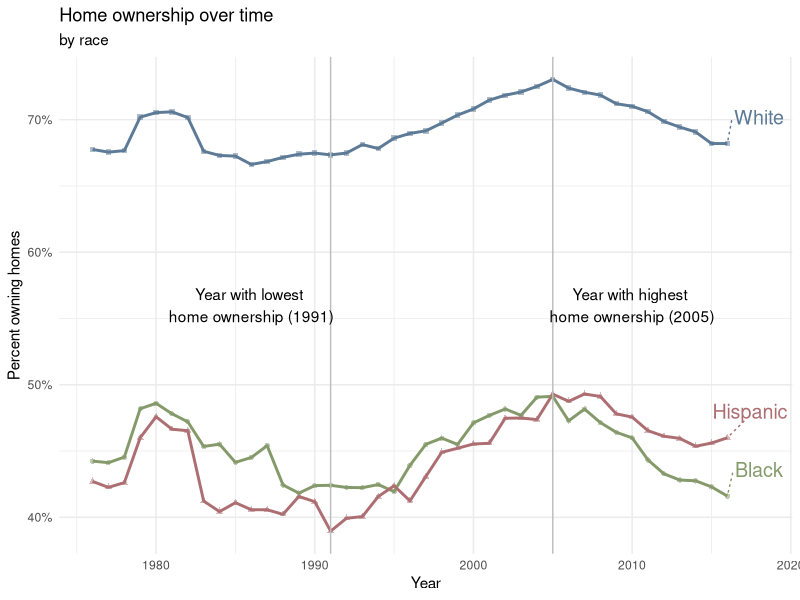
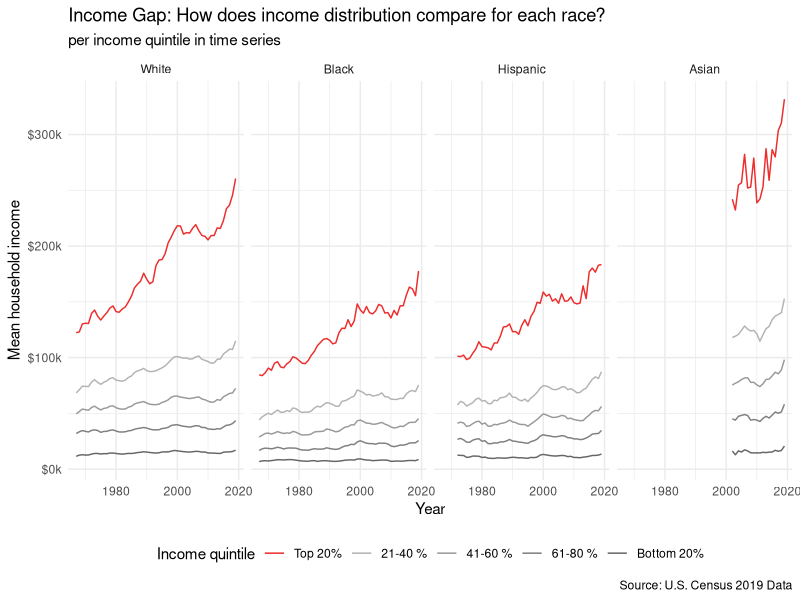
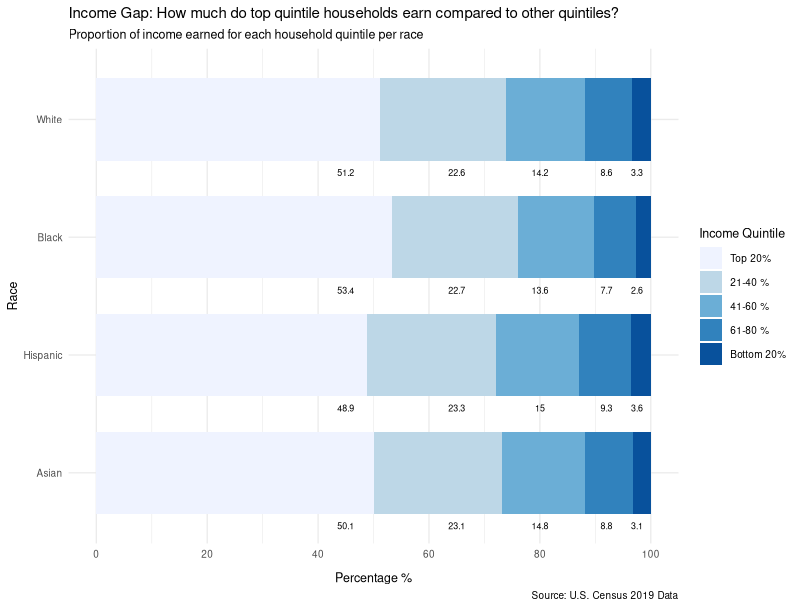

Source code (R) for these figures, in order:
## ---- chunk 1
knitr::opts_chunk$set(echo = TRUE)
## ---- chunk 2
library(tidyverse)
library(viridis)
library(ggrepel)
library(ggthemes)
# library(gganimate)
## ---- chunk 3
income_mean <- read_csv(file = "../data/income_mean.csv")
home_owner <- read_csv(file = "../data/home_owner.csv")
## ---- chunk 4
lowest_year <- home_owner %>%
  group_by(year) %>%
  summarize(mean_pct_unweighted = mean(home_owner_pct)) %>%
  arrange(mean_pct_unweighted) %>%
  slice(1) %>%
  pull(year)
highest_year <- home_owner %>%
  group_by(year) %>%
  summarize(mean_pct_unweighted = mean(home_owner_pct)) %>%
  arrange(desc(mean_pct_unweighted)) %>%
  slice(1) %>%
  pull(year)

last_year <- home_owner %>%
  group_by(race) %>%
  filter(year == max(year))
## ---- chunk 5
home_owner %>%
  ggplot(
    aes(x = year, y = home_owner_pct, color = race, shape = race)
  ) +
  geom_line(size = 1) +
  geom_point(alpha = 0.5, size = 1.5) +
  geom_vline(aes(xintercept = lowest_year), color = "grey") +
  geom_vline(aes(xintercept = highest_year), color = "grey") +
  annotate(geom = "text",
    x = lowest_year - 5, 
    y = 0.56,
    label = paste0("Year with lowest \nhome ownership (", lowest_year, ")"),
    color = "black"
    ) +
  annotate(
    geom = "text",
    x = highest_year + 5, 
    y = 0.56, 
    label = paste0("Year with highest \nhome ownership (", highest_year, ")"), 
    color = "black"
    ) +
  geom_text_repel(data = last_year,
                  aes(label = race),
                  direction = "y",
                  nudge_x = 2,
                  nudge_y = 0.02,
                  size = 5,
                  segment.linetype = "dotted") +
  scale_color_manual(values = c("#859a6a", "#ad6e72", "#5d7a96")) +
  scale_y_continuous(labels = scales::percent_format(scale = 100)) +
  labs(
    x = "Year",
    y = "Percent owning homes",
    color = "Race",
    shape = "Race",
    title = "Home ownership over time",
    subtitle = "by race"
  ) +
  theme_minimal() +
  theme(legend.position = "none")
## ---- chunk 6
income_mean <- income_mean %>%
  filter(!str_detect(race, "Combination"),
         !str_detect(race, "Not Hispanic"),
         !str_detect(race, "All"),
         dollar_type == "2019 Dollars",
         income_quintile != "Top 5%") %>%
  group_by(year, race, income_quintile) %>%
  summarize(income_dollars =  mean(income_dollars), 
            .groups = "drop") %>%
  mutate(race = str_remove(race, ',?\\s(.*)'),
         income_quintile = ordered(income_quintile, c("Lowest", "Second", 
                                                      "Middle", "Fourth", 
                                                      "Highest")),
      income_percentile = case_when(
        income_quintile == "Top 5%"   ~ "1st - 5th",
        income_quintile == "Highest"  ~ "Top 20%",
        income_quintile == "Fourth"   ~ "21-40 %",
        income_quintile == "Middle"   ~ "41-60 %",
        income_quintile == "Second"   ~ "61-80 %",
        income_quintile == "Lowest"   ~ "Bottom 20%"),
      income_percentile = ordered(income_percentile, 
                                  c("Bottom 20%", "61-80 %", "41-60 %", 
                                    "21-40 %", "Top 20%")),
      race = ordered(race, c("White", "Black", "Hispanic", "Asian")))
  
## ---- chunk 7
highest_perc_table <- income_mean %>%
  filter(year == 2019) %>%
  group_by(race) %>%
  transmute(income_quintile, percent = income_dollars/sum(income_dollars)) %>%
  filter(income_quintile == "Highest")
perc_21_40_perc_table <- income_mean %>%
  filter(year == 2019) %>%
  group_by(race) %>%
  transmute(income_quintile, percent = income_dollars/sum(income_dollars)) %>%
  filter(income_quintile == "Fourth")
perc_41_60_perc_table <- income_mean %>%
  filter(year == 2019) %>%
  group_by(race) %>%
  transmute(income_quintile, percent = income_dollars/sum(income_dollars)) %>%
  filter(income_quintile == "Middle")
perc_61_80_perc_table <- income_mean %>%
  filter(year == 2019) %>%
  group_by(race) %>%
  transmute(income_quintile, percent = income_dollars/sum(income_dollars)) %>%
  filter(income_quintile == "Second")
bottom_perc_table <- income_mean %>%
  filter(year == 2019) %>%
  group_by(race) %>%
  transmute(income_quintile, percent = income_dollars/sum(income_dollars)) %>%
  filter(income_quintile == "Lowest")
## ---- chunk 8

income_mean %>%
  ggplot(
    aes(x = year, y = income_dollars, color = income_percentile)
  ) +
  geom_line() +
  facet_wrap(.~race, nrow = 1) +
  scale_y_continuous(labels = scales::label_number(big.mark = ",", 
                                                   scale = 0.001, 
                                                   suffix = "k",
                                                   prefix = "$")) +
  scale_color_manual(values = c("grey40", "grey50", "grey60", "grey70", 
                                "firebrick2")) +
  labs(
    title = "Income Gap: How does income distribution compare for each race?",
    subtitle = "per income quintile in time series",
    x = "Year", 
    y = "Mean household income", 
    color = "Income quintile",
    caption = "Source: U.S. Census 2019 Data"
    ) +
  theme_minimal() +
  theme(legend.position = "bottom") +
  guides(color = guide_legend(reverse = TRUE))
## ---- chunk 9

income_mean %>%
  filter(year == 2019) %>%
  ggplot(
    aes(x = income_dollars,
        y = reorder(race, desc(race)))
    ) + 
  geom_bar(
    position = "fill", 
    stat = "identity", 
    aes(fill = income_percentile),
    width = 0.7
    ) +
  geom_text(
    data = highest_perc_table, 
    aes(y = race, 
        label = paste0(round(percent, 3)*100)),
        x = 0.45, size = 2.25,
        color = "black",
        nudge_x = 0, nudge_y = -0.45) +
  geom_text(
    data = perc_21_40_perc_table, 
    aes(y = race, 
        label = paste0(round(percent, 3)*100)),
        x = 0.65, size = 2.25,
        color = "black",
        nudge_x = 0, nudge_y = -0.45) +
  geom_text(
    data = perc_41_60_perc_table, 
    aes(y = race, 
        label = paste0(round(percent, 3)*100)),
        x = 0.80, size = 2.25,
        color = "black",
        nudge_x = 0, nudge_y = -0.45) +
  geom_text(
    data = perc_61_80_perc_table, 
    aes(y = race, 
        label = paste0(round(percent, 3)*100)),
        x = 0.92, size = 2.25,
        color = "black",
        nudge_x = 0, nudge_y = -0.45) +
  geom_text(
    data = bottom_perc_table, 
    aes(y = race, 
        label = paste0(round(percent, 3)*100)),
        x = 0.975, size = 2.25,
        color = "black",
        nudge_x = 0, nudge_y = -0.45) +
  scale_fill_brewer(type = "seq", palette = "Blues", direction = -1) +
  labs(
    title = "Income Gap: How much do top quintile households earn compared to other quintiles?",
    subtitle = "Proportion of income earned for each household quintile per race",
    x = "Percentage %", 
    y = "Race", 
    fill = "Income Quintile",
    caption = "Source: U.S. Census 2019 Data"
    ) +
  scale_colour_viridis_d() +
  scale_x_continuous(labels = scales::label_number(big.mark = ",", 
                                                   scale = 100, 
                                                   suffix = "",
                                                   prefix = ""),
                     breaks = seq(-0.2, 1.2, 0.2)) +
  # scale_x_continuous(labels = scales::percent_format(scale = 100)) +
  theme_minimal(base_size = 10) +
  theme(text = element_text(size = 9),
        axis.title.x = element_text(vjust = -2),
        plot.caption = element_text(vjust = -3)) +
  guides(fill = guide_legend(reverse = TRUE))
